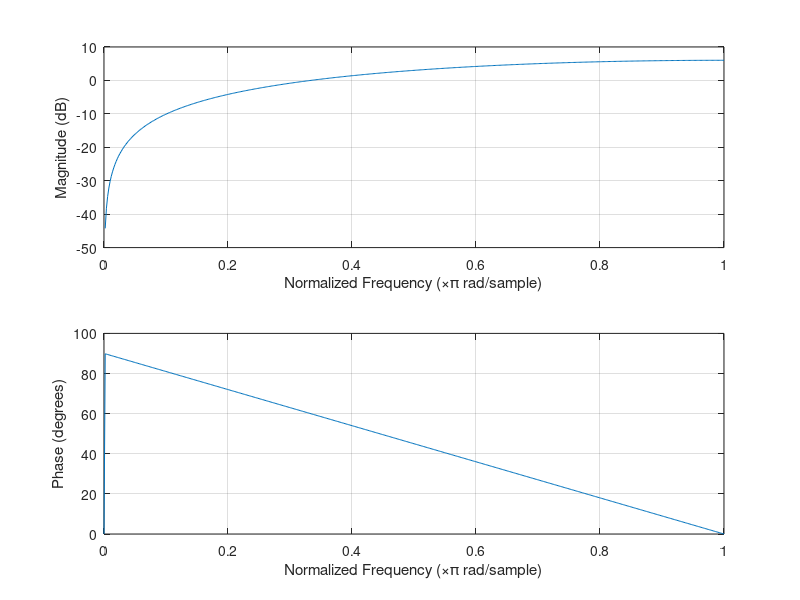
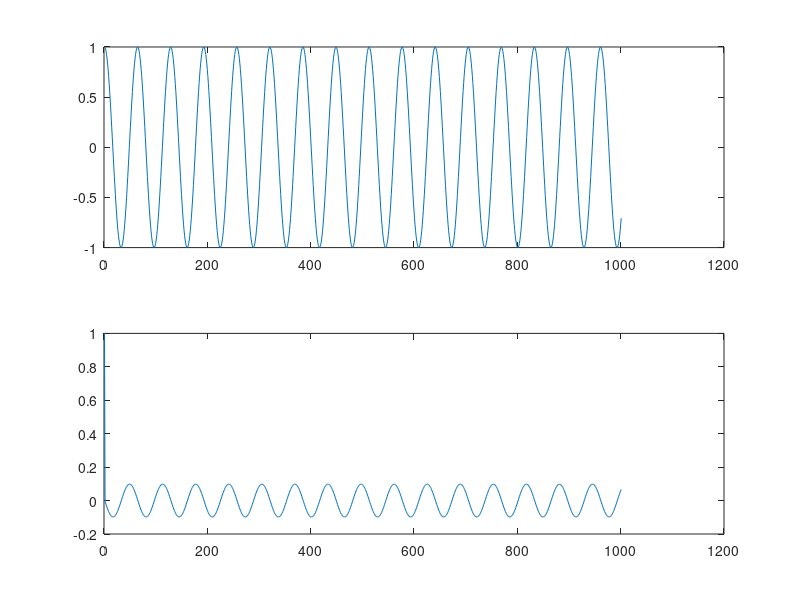
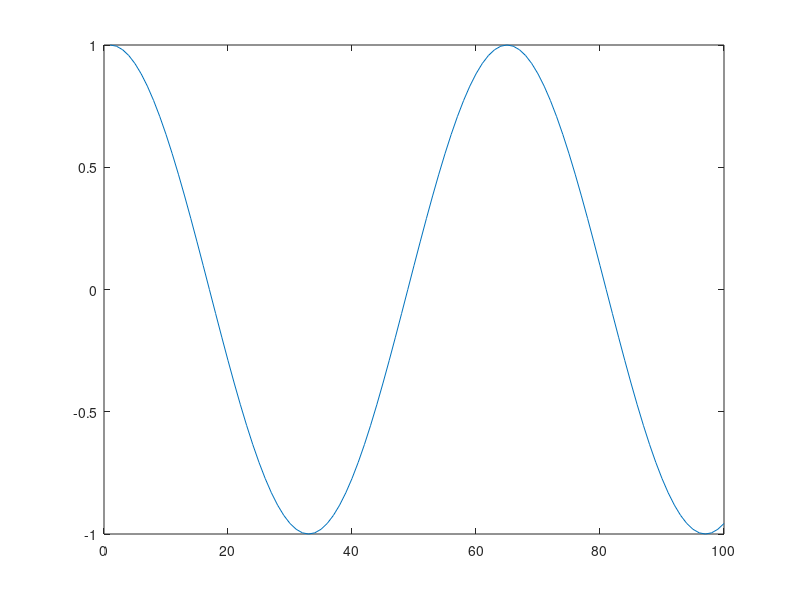
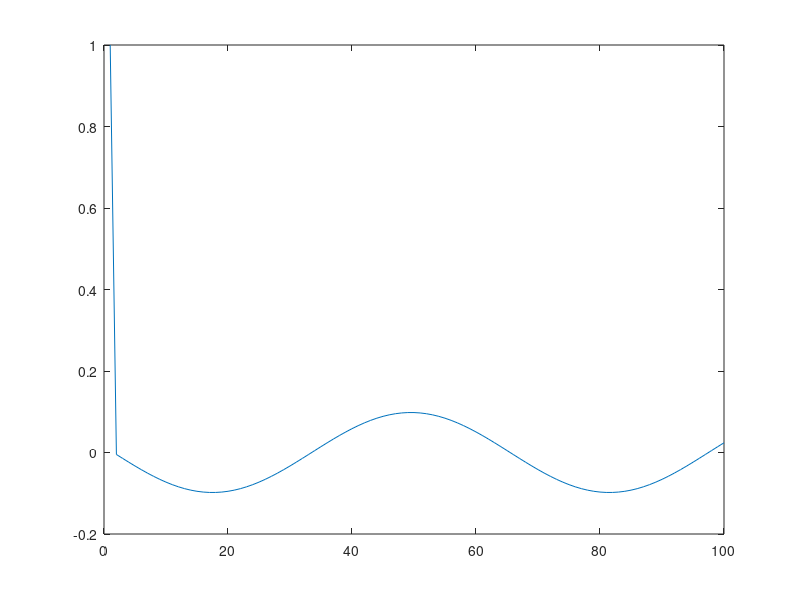

Reproduce these figures in MATLAB, in order. (Note: this script raises an error after producing the figures.)
% askhsh 1 erwthma 1

freqz([1 -1],1);
n = 0:1000;
x = cos(pi/32*n);
y = filter([1 -1],1,x);


figure
subplot(211);plot(x);
subplot(212);plot(y);

figure
plot(x(1:100));

figure
plot(y(1:100));

% askhsh 1 erwthma 2

img = imread('photo.jpg');
img_deg = imread('photo-deg.jpg');

% ∂I(x,y)/∂x 

dy = filter([1 -1],1,img);

figure
subplot(121); imagesc(img); colormap gray; 
subplot(122);  imagesc(dy); colormap gray;

% ∂I(x,y)/∂y

dx = filter([1 -1],1,img')';

figure
subplot(121); imagesc(img); colormap gray;
subplot(122);  imagesc(dx); colormap gray;

% (∂^2 I(x,y))/(∂x^2 )

dxdx = filter([1 -1],1,dx')';

figure
subplot(121);   imagesc(img); colormap gray;
subplot(122);  imagesc(dxdx); colormap gray;

% (∂^2 I(x,y))/(∂y^2 )

dydy = filter([1 -1],1,dy);

figure
subplot(121);  imagesc(img); colormap gray;
subplot(122); imagesc(dydy); colormap gray;

% (∂^2 I(x,y))/∂x∂y

dxdy = filter([1 -1],1,dx);

figure
subplot(121);  imagesc(img); colormap gray;
subplot(122); imagesc(dxdy); colormap gray;

% (∂^2 I(x,y))/∂y∂x

dydx = filter([1 -1],1,dy')';

figure
subplot(121);  imagesc(img); colormap gray;
subplot(122); imagesc(dydx); colormap gray;

% filter2 

% allazoume to N apo 2 se 10 kai apo 10 se 20 gia oles tis eikones

N=20;

h = ones(2*N+1, 2*N+1) / (2*N+1)^2;

y = filter2(h,img);

figure
imshow(y/max(y(:)));


h = ones(2*N+1, 2*N+1) / (2*N+1)^2;
y = filter2(h,img_deg);

figure
imshow(y/max(y(:)));

